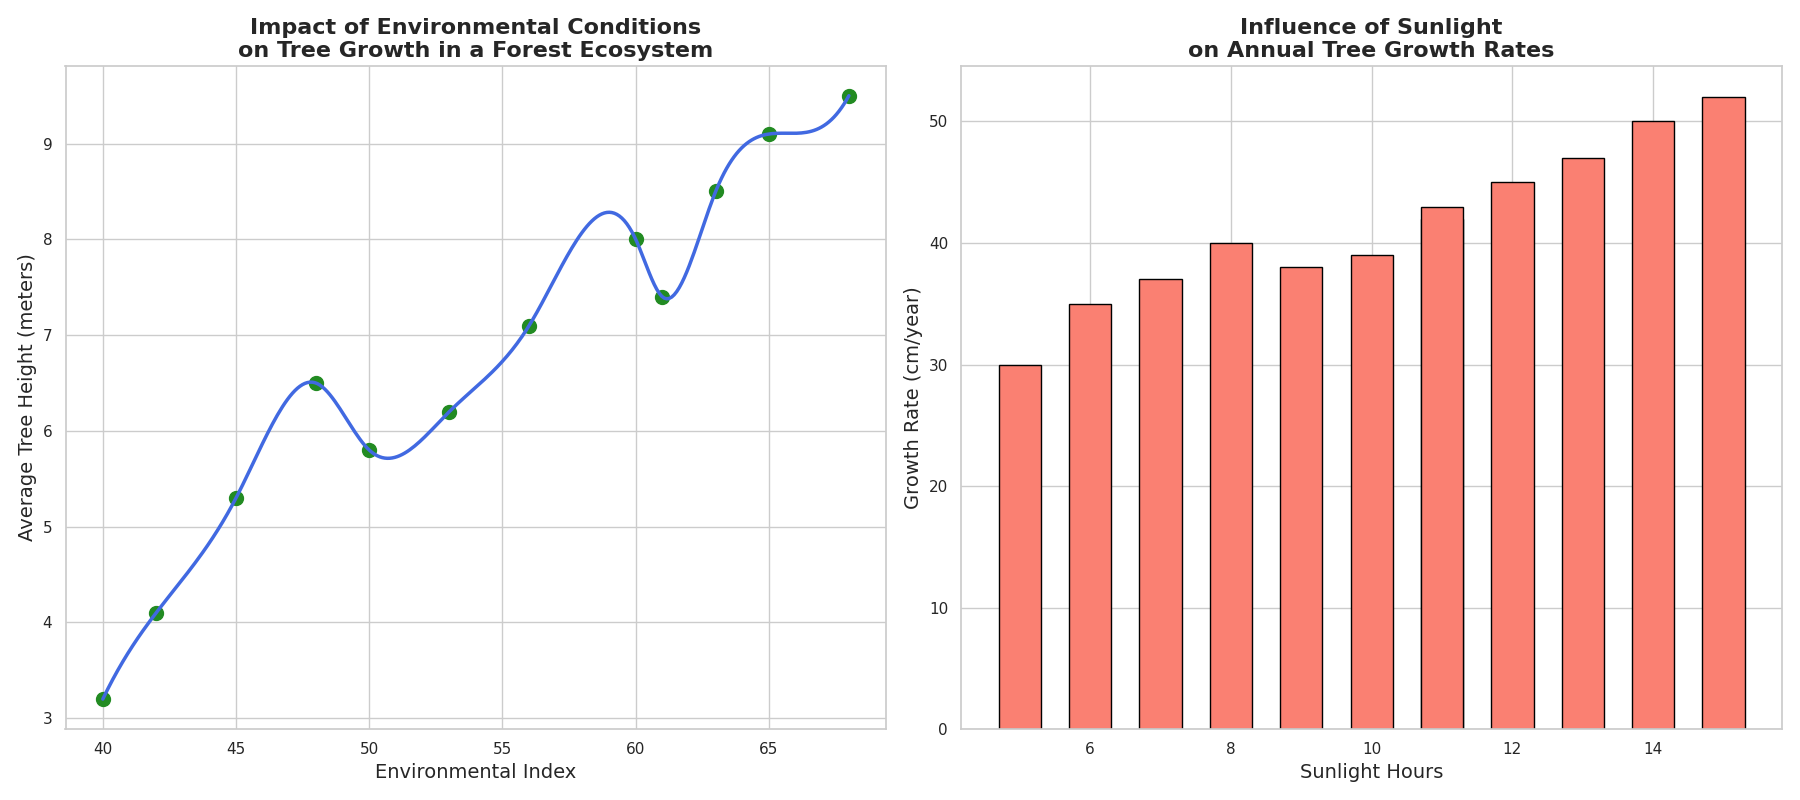

Source code (Python):
import matplotlib.pyplot as plt
import numpy as np
from scipy.interpolate import make_interp_spline

tree_heights = np.array([3.2, 4.1, 5.3, 6.5, 5.8, 6.2, 7.1, 8.0, 7.4, 8.5, 9.1, 9.5])
environmental_index = np.array([40, 42, 45, 48, 50, 53, 56, 60, 61, 63, 65, 68])
sunlight_hours = np.array([5, 6, 7, 8, 9, 10, 11, 12, 11, 13, 14, 15])
growth_rates = np.array([30, 35, 37, 40, 38, 39, 42, 45, 43, 47, 50, 52])

spline_model = make_interp_spline(environmental_index, tree_heights)
x_smooth = np.linspace(environmental_index.min(), environmental_index.max(), 300)
y_smooth = spline_model(x_smooth)

fig, axs = plt.subplots(1, 2, figsize=(18, 8))

axs[0].scatter(environmental_index, tree_heights, color='forestgreen', s=100)
axs[0].plot(x_smooth, y_smooth, color='royalblue', linewidth=2.5)
axs[0].set_title('Impact of Environmental Conditions\non Tree Growth in a Forest Ecosystem', fontsize=16, fontweight='bold')
axs[0].set_xlabel('Environmental Index', fontsize=14)
axs[0].set_ylabel('Average Tree Height (meters)', fontsize=14)

axs[1].bar(sunlight_hours, growth_rates, color='salmon', width=0.6, edgecolor='black')
axs[1].set_title('Influence of Sunlight\non Annual Tree Growth Rates', fontsize=16, fontweight='bold')
axs[1].set_xlabel('Sunlight Hours', fontsize=14)
axs[1].set_ylabel('Growth Rate (cm/year)', fontsize=14)

plt.tight_layout()
plt.show()
